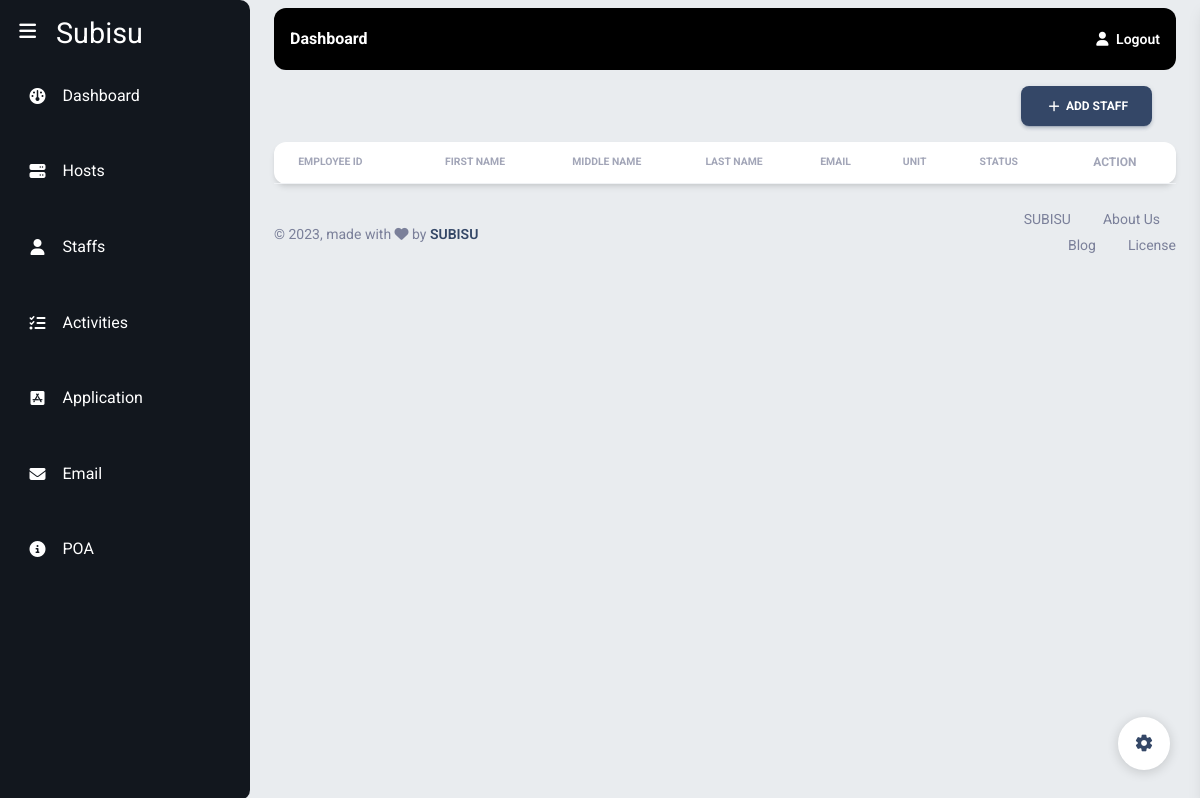
Before: /staffs/ (signed in) with the older database file.
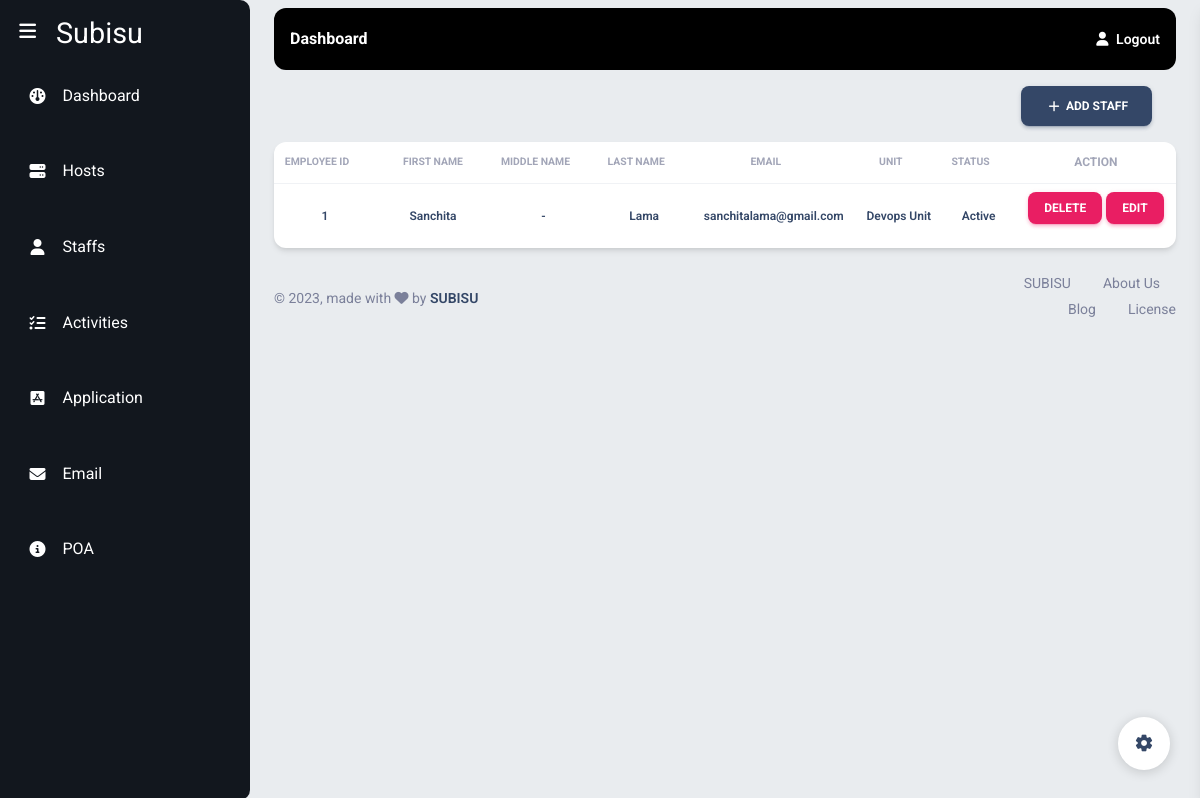
After: the same page with the newer database file.
### Models/staffs.py (models this page shows, shortened)
class Staffs(models.Model):
    user = models.OneToOneField(User,  on_delete=models.CASCADE, related_query_name='staff', null=True)
    firstName = models.CharField(max_length = 100)
    middleName = models.CharField(max_length=100, null = True, blank = True)
    lastName = models.CharField(max_length=100)
    empId = models.IntegerField()
    unitId = models.ForeignKey(Units, on_delete=models.PROTECT)
    email = models.EmailField()
    status = models.BooleanField(default= True)

### Models/units.py (models this page shows)
class Units(models.Model):
    name = models.CharField(max_length = 100)
    departmentId = models.ForeignKey(Departments, on_delete=models.PROTECT)
    unitHead = models.CharField(max_length=100)
    email = models.EmailField()
    status = models.BooleanField(default=True)
    def __str__(self):
        return self.name

### subisu/views.py (the view)
# urls.py: path('staffs/', display_staffs, name='staffs'),
@login_required()
def display_staffs(request):
    staffs = Staffs.objects.all()
    context = {
        'staffs' : staffs
    }
    return render(request, 'subisu/staffs.html', context)

### templates/subisu/staffs.html
{%extends 'subisu/base.html' %}
{%block start%}
<section class="mt-3">
<div class="d-flex justify-content-end px-5">
  <a class="btn btn-icon btn-3 btn-dark ml-auto" href="{%url 'create_staff' %}">
    <span class="btn-inner--icon"><i class="material-icons">add</i></span>
    <span class="btn-inner--text">Add Staff</span>
  </a>
</div>
<div class = "px-4">
<div class="card">
  <div class="table-responsive">
    <table class="table align-items-center mb-0">
      <thead>
        <tr>
            <th class="text-center text-uppercase text-secondary text-xxs font-weight-bolder opacity-7 ps-2">Employee Id</th>
            <th class="text-center text-uppercase text-secondary text-xxs font-weight-bolder opacity-7">First Name</th>
            <th class="text-center text-uppercase text-secondary text-xxs font-weight-bolder opacity-7 ps-2">Middle Name</th>
            <th class="text-center text-uppercase text-secondary text-xxs font-weight-bolder opacity-7 ps-2">Last Name</th>
            <th class="text-center text-uppercase text-secondary text-xxs font-weight-bolder opacity-7 ps-2">email</th>
            <th class="text-center text-uppercase text-secondary text-xxs font-weight-bolder opacity-7 ps-2">Unit</th>
            <th class="text-center text-uppercase text-secondary text-xxs font-weight-bolder opacity-7 ps-2">Status</th>
            <th class="text-center text-uppercase text-secondary text-xs font-weight-bolder opacity-7">Action</th>
        </tr>
      </thead>
      <tbody>
        {% for staff in staffs %}
            <tr>
              <td class="align-middle text-center"><h6 class="mb-0 text-xs">{{staff.empId}}</h6></td>
              <td class="align-middle text-center"><h6 class="mb-0 text-xs">{{ staff.firstName }}</h6></td>
              <td class="align-middle text-center"><h6 class="mb-0 text-xs">{%if  staff.middleName%}{{ staff.middleName }}{%else%}-{%endif%}</h6></td>
              <td class="align-middle text-center"><h6 class="mb-0 text-xs">{{ staff.lastName }}</h6></td>
              <td class="align-middle text-center"><h6 class="mb-0 text-xs">{{ staff.email }}</h6></td>
              <td class="align-middle text-center"><h6 class="mb-0 text-xs">{{ staff.unitId }}</h6></td>
              <td class="align-middle text-center"><h6 class="mb-0 text-xs">{%if staff.status%} Active {%else%} Inactive {%endif%}</h6></td>
              <td class="text-center "><a href="{%url 'delete_staff' staff.id%}" class="btn btn-primary btn-sm">Delete </a>&nbsp;<a href="" class="btn btn-primary btn-sm">Edit</a></td>
            </tr>
        {% endfor %}
      </tbody>
    </table>
  </div>
</div>
</div>
</section>
{%endblock%}

Changed rows visible on the page:
added Staffs: empId "1", firstName "Sanchita", lastName "Lama", email "sanchitalama@gmail.com", unitId "Devops Unit", status "Active"
